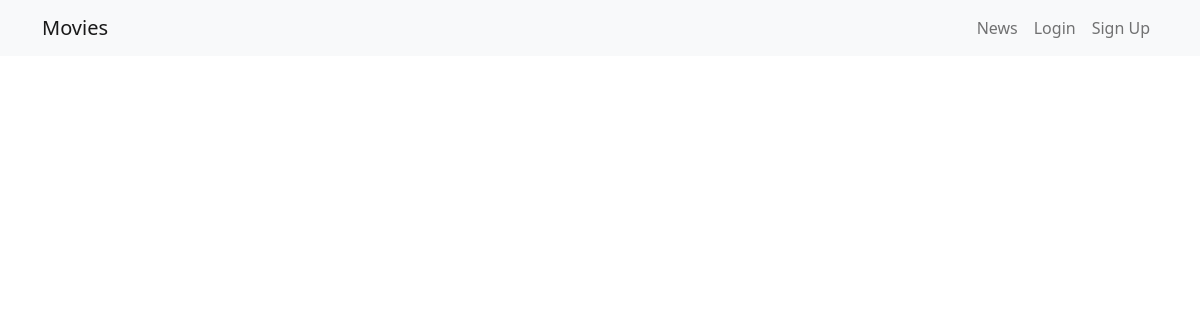
The page /news/ on the database as committed earlier.
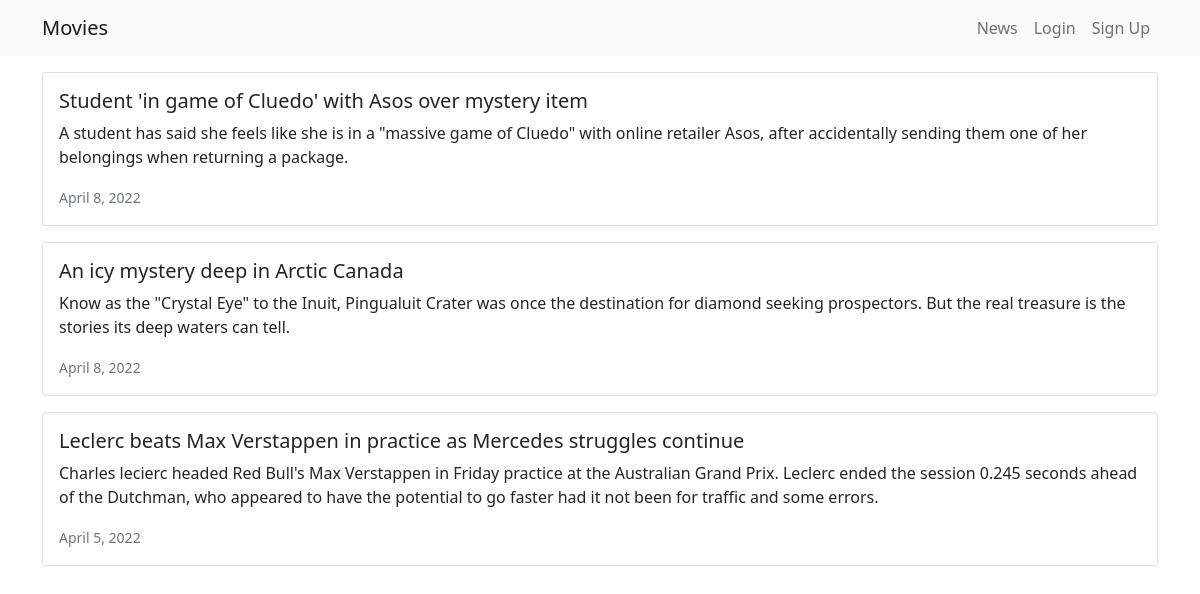
The same page on the database as committed later.
### news/models.py (models this page shows, shortened)
class News(models.Model):
    headline = models.CharField(max_length=200)
    body = models.TextField()
    date = models.DateField()

### news/views.py (the view)
# urls.py: path("news/", include("news.urls")),
def news(request):
    some_news = News.objects.all().order_by('-date')
    return render(request, "news.html", {'some_news': some_news})

### news/templates/news.html
{% extends "base.html" %}
{% block content %}
{% for news in some_news %}
<div class="card mb-3">
    <div class="row g-0">
        <div>
            <div class="card-body">
                <h5 class="card-title">{{ news.headline }}</h5>
                <p class="card-text">{{ news.body }}</p>
                <p class="card-text"><small class="text-muted">{{ news.date }}</small></p>
            </div>
        </div>
    </div>
</div>
{% endfor %}
{% endblock content %}

Rows that differ between the two databases and show on the page:
added News: headline "Student 'in game of Cluedo' with Asos over mystery item", body "A student has said she feels like she is in a \"massive game of Cluedo\" with online retailer Asos, after accidentally sending them one of her belongings when returning a package.", date "April 8, 2022"
added News: headline "An icy mystery deep in Arctic Canada", body "Know as the \"Crystal Eye\" to the Inuit, Pingualuit Crater was once the destination for diamond seeking prospectors. But the real treasure is the stories its deep waters can tell.", date "April 8, 2022"
added News: headline "Leclerc beats Max Verstappen in practice as Mercedes struggles continue", body "Charles lecierc headed Red Bull's Max Verstappen in Friday practice at the Australian Grand Prix. Leclerc ended the session 0.245 seconds ahead of the Dutchman, who appeared to have the potential to go faster had it not been for traffic and some errors.", date "April 5, 2022"
